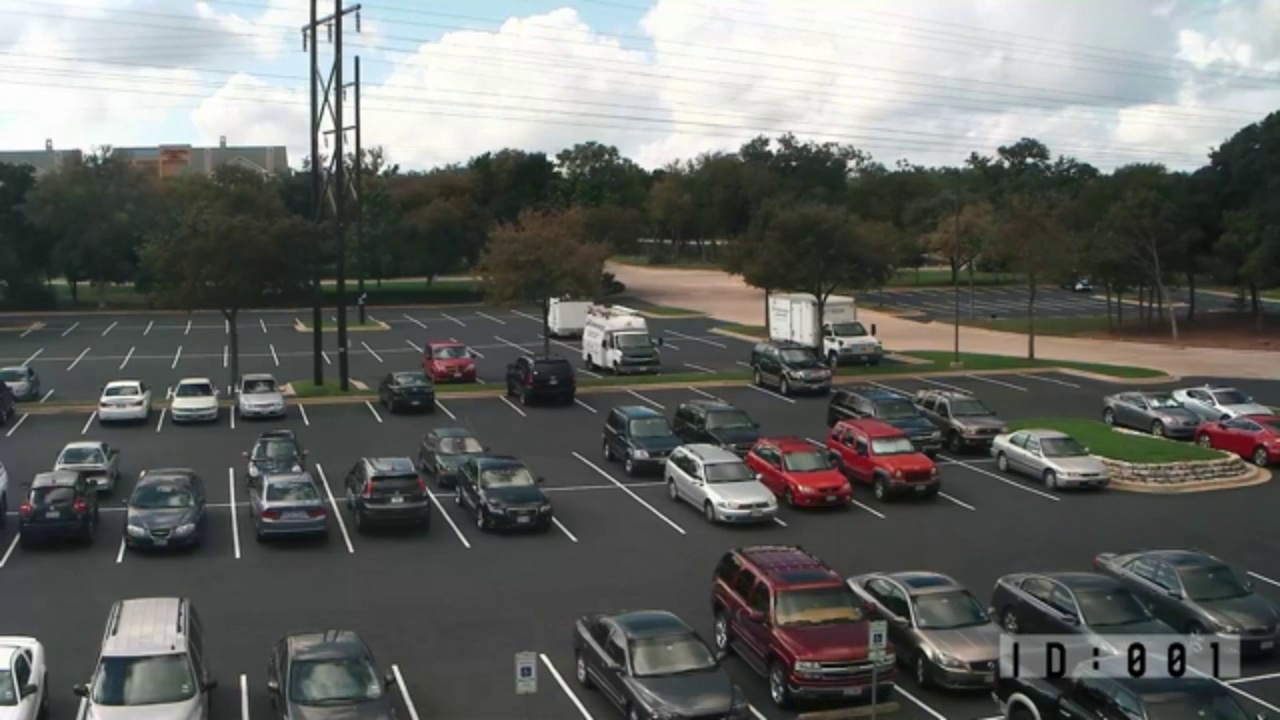
#> input picture backend/uploads/test_car_detection.jpg, 1280 x 720 px
$ python -i parking_detector.py   (imports and definitions only)
#> lines starting #> are read from the running program, lines starting #| are printed output that depends on the picture; after the words box and inside, x2 and y2 are one past the last pixel; in counts of white or black regions, pixels touching at a corner belong together
import cv2
import numpy as np
import json
import os
from typing import Dict, List, Tuple, Any, Optional

class ParkingDetector:
    """
    Main class for detecting parking space occupancy using computer vision
    """

    def __init__(self):
        self.spot_definitions = {}
        self.load_spot_definitions()

    def load_spot_definitions(self, lot_id: str = 'default'):
        """Load parking spot definitions from configuration"""
        config_file = f'config/spots_{lot_id}.json'
        if os.path.exists(config_file):
            with open(config_file, 'r') as f:
                self.spot_definitions[lot_id] = json.load(f)
        else:
            # Default spots for the sample image (we'll define these based on the parking lot image)
            self.spot_definitions[lot_id] = self._get_default_spots()

    def _get_default_spots(self) -> List[Dict]:
        """
        Accurate parking spots for the sample parking lot image (614x408 pixels)
        Based on actual visual analysis of the parking lot layout - 4 rows with ~17 spots each
        """
        spots = []

        # Analyzed the actual parking lot image:
        # - 4 distinct rows of parking spaces
        # - Approximately 17 spots per row = 67-68 total spots
        # - Spots are roughly 35 pixels wide, 75 pixels tall

        spot_width = 35   # Narrower spots to fit 17 per row
        spot_height = 75  # Height of each parking space
        spot_spacing = 1  # Minimal spacing between spots

        # Calculate actual spacing to fit 17 spots in 614px width
        available_width = 614 - 20  # Leave 10px margin on each side
        spots_per_row = 17
        actual_spot_width = available_width // spots_per_row

        # Row positions based on visual analysis of the image
        row_positions = [
            {'name': 'row1', 'y': 15},   # Top row
            {'name': 'row2', 'y': 100},  # Second row
            {'name': 'row3', 'y': 190},  # Third row
            {'name': 'row4', 'y': 280}   # Bottom row
        ]

        # Generate spots for each row
        for row_idx, row in enumerate(row_positions):
            for spot_idx in range(spots_per_row):
                x = 10 + spot_idx * actual_spot_width  # Start from 10px margin

                # Ensure we don't exceed image boundaries
                if x + actual_spot_width <= 614 and row['y'] + spot_height <= 408:
                    spots.append({
                        'id': f'{row["name"]}_spot_{spot_idx+1}',
                        'coordinates': [x, row['y'], actual_spot_width, spot_height],
                        'row': row['name']
                    })

        return spots

    def save_spot_definitions(self, lot_id: str, spots: List[Dict]):
        """Save parking spot definitions to configuration file"""
        os.makedirs('config', exist_ok=True)
        config_file = f'config/spots_{lot_id}.json'

        with open(config_file, 'w') as f:
            json.dump(spots, f, indent=2)

        self.spot_definitions[lot_id] = spots

    def detect_parking_spaces(self, image_path: str, lot_id: str = 'default') -> Dict[str, Any]:
        """
        Main method to detect parking space occupancy
        """
#> called with image_path = '../uploads/test_car_detection.jpg', lot_id = 'default'
        try:
            # Load the image
            image = cv2.imread(image_path)
#> image is the input picture: shape (720, 1280, 3); mean B, G, R 101.6, 104.7, 103.1
            if image is None:
                raise ValueError(f"Could not load image from {image_path}")

            # Get parking spot definitions
            spots = self.spot_definitions.get(lot_id, self._get_default_spots())

            # Analyze each parking spot
            results = self._analyze_spots(image, spots)

            # Calculate summary statistics
            total_spots = len(spots)
            occupied_spots = sum(1 for spot in results['spots'] if spot['occupied'])
            available_spots = total_spots - occupied_spots
            occupancy_rate = occupied_spots / total_spots if total_spots > 0 else 0

            return {
                'total_spots': total_spots,
                'occupied_spots': occupied_spots,
                'available_spots': available_spots,
                'occupancy_rate': round(occupancy_rate, 2),
                'spots': results['spots'],
                'detection_confidence': results['confidence'],
                'analysis_method': 'opencv_multi_feature_analysis'
            }

        except Exception as e:
            return {
                'error': str(e),
                'total_spots': 0,
                'occupied_spots': 0,
                'available_spots': 0,
                'occupancy_rate': 0,
                'spots': []
            }

    def _analyze_spots(self, image: np.ndarray, spots: List[Dict]) -> Dict[str, Any]:
        """
        Analyze individual parking spots for occupancy
        """
        # Convert to different color spaces for analysis
        gray = cv2.cvtColor(image, cv2.COLOR_BGR2GRAY)
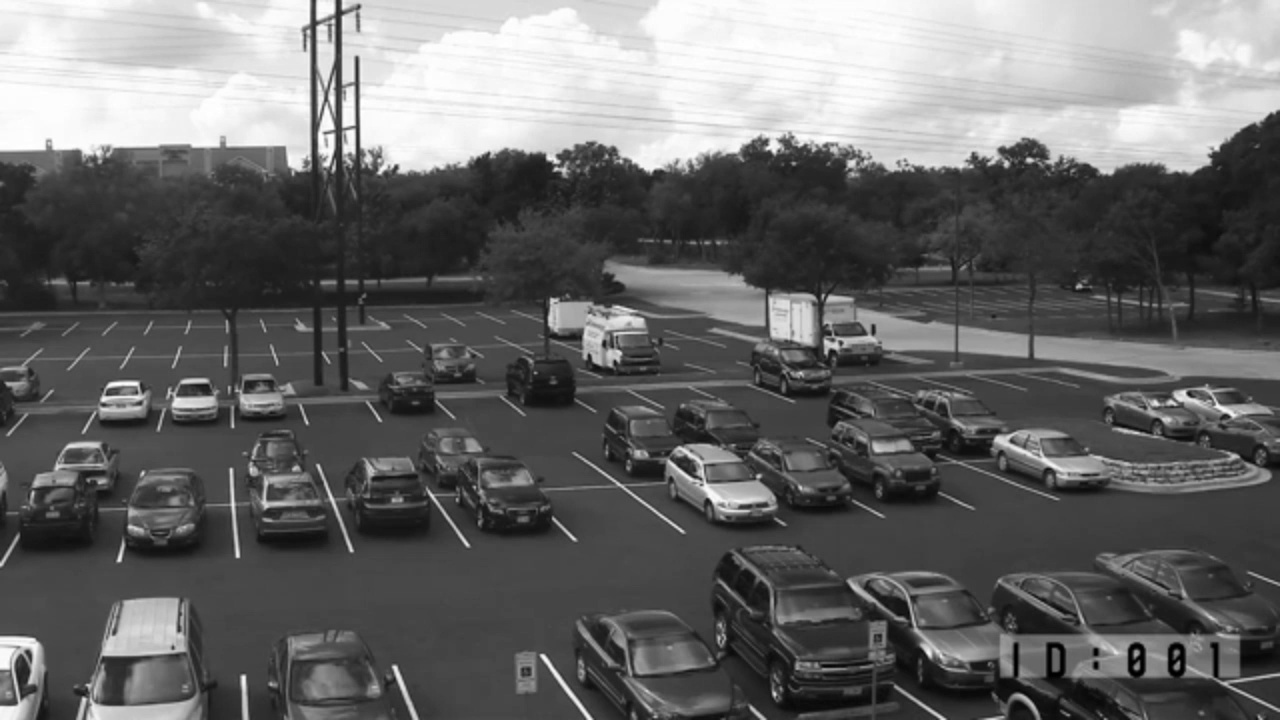
#> gray: shape (720, 1280); min 0, max 255, mean 103.8
        hsv = cv2.cvtColor(image, cv2.COLOR_BGR2HSV)
#> hsv: shape (720, 1280, 3); mean H, S, V 62.7, 31.4, 108.1

        analyzed_spots = []
        total_confidence = 0

        for spot in spots:
            spot_analysis = self._analyze_single_spot(image, gray, hsv, spot)
            analyzed_spots.append(spot_analysis)
            total_confidence += spot_analysis['confidence']
#> this loop made 68 passes
#> (edge_density in _analyze_single_spot, color_variance in _analyze_single_spot, avg_brightness in _analyze_single_spot, contour_count in _analyze_single_spot, texture_std in _analyze_single_spot, total_confidence) on passes 1, 2, 3, 4, 5, 6, 7, 8, 10, 12, 13, 14: (0, 35.06, 246, 0, 5.92, 0.85), (0, 53.14, 240.7, 0, 7.29, 1.7), (0, 121, 229.6, 0, 11, 2), (0, 244.2, 221.1, 0, 15.63, 2.8), (0, 398.4, 214.8, 0, 19.96, 3.6), (0, 296.7, 215.3, 0, 17.22, 4.4), (0, 170.4, 228.4, 0, 13.05, 4.7), (0, 68.25, 237.7, 0, 8.26, 5.55), (0.161, 4103.4, 172.3, 1, 64.06, 7.55), (0, 182.3, 231.4, 0, 13.5, 8.85), (0, 226.1, 239, 0, 15.04, 9.65), (0, 167.9, 242.1, 0, 12.96, 9.95)
#> (edge_density in _analyze_single_spot, color_variance in _analyze_single_spot, avg_brightness in _analyze_single_spot, contours in _analyze_single_spot, contour_count in _analyze_single_spot, texture_std in _analyze_single_spot, total_confidence) on passes 9, 11, 15, 18, 19, 20: (0.0843, 3654.4, 199.9, 5 contours, all with area under 20, 0, 60.45, 6.55), (0.0459, 1551.8, 214.5, 3 contours, all with area under 20, 0, 39.39, 8.55), (0.0216, 113.9, 243.6, 1 contour, all with area under 20, 0, 10.67, 10.6), (0.0337, 5562, 200.4, 4 contours, all with area under 20, 0, 74.58, 13.3), (0.0243, 5246.9, 196.8, 1 contour, all with area under 20, 0, 72.44, 14.3), (0.0702, 5355.4, 196.5, 5 contours, all with area under 20, 0, 73.18, 15.3)
#> pass 1, in _analyze_single_spot, `roi_gray = gray[y:y+h, x:x+w]`:
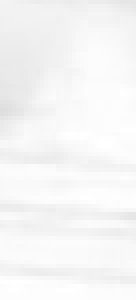
#> roi_gray: shape (75, 34) (shown 4 times larger); min 221, max 255, mean 246

        avg_confidence = total_confidence / len(spots) if spots else 0

        return {
            'spots': analyzed_spots,
            'confidence': round(avg_confidence, 2)
        }

    def _analyze_single_spot(self, image: np.ndarray, gray: np.ndarray,
                           hsv: np.ndarray, spot: Dict) -> Dict[str, Any]:
        """
        Analyze a single parking spot for occupancy
        """
        # Extract spot coordinates
        x, y, w, h = spot['coordinates']

        # Validate coordinates are within image bounds
        img_height, img_width = gray.shape
        x = max(0, min(x, img_width - 1))
        y = max(0, min(y, img_height - 1))
        w = min(w, img_width - x)
        h = min(h, img_height - y)

        # Ensure we have a valid region
        if w <= 0 or h <= 0:
            return {
                'id': spot['id'],
                'coordinates': spot['coordinates'],
                'occupied': False,
                'confidence': 0.0,
                'metrics': {
                    'edge_density': 0.0,
                    'color_variance': 0.0,
                    'avg_brightness': 0.0,
                    'contour_count': 0,
                    'combined_score': 0.0
                },
                'detection_factors': ['invalid_coordinates']
            }

        # Extract the region of interest (ROI)
        roi_gray = gray[y:y+h, x:x+w]
        roi_hsv = hsv[y:y+h, x:x+w]
        roi_bgr = image[y:y+h, x:x+w]

        # Check if ROI is empty
        if roi_gray.size == 0:
            return {
                'id': spot['id'],
                'coordinates': spot['coordinates'],
                'occupied': False,
                'confidence': 0.0,
                'metrics': {
                    'edge_density': 0.0,
                    'color_variance': 0.0,
                    'avg_brightness': 0.0,
                    'contour_count': 0,
                    'combined_score': 0.0
                },
                'detection_factors': ['empty_roi']
            }

        # Method 1: Edge detection (cars have more edges than empty asphalt)
        edges = cv2.Canny(roi_gray, 50, 150)
        edge_density = np.sum(edges > 0) / (w * h)

        # Method 2: Color variance (cars have more color variation)
        color_variance = np.var(roi_gray)

        # Method 3: Brightness analysis (shadows under cars)
        avg_brightness = np.mean(roi_gray)

        # Method 4: Contour detection
        contours, _ = cv2.findContours(edges, cv2.RETR_EXTERNAL, cv2.CHAIN_APPROX_SIMPLE)
        contour_count = len([c for c in contours if cv2.contourArea(c) > 50])  # Lower threshold

        # Method 5: Texture analysis using standard deviation
        texture_std = np.std(roi_gray)

        # Combine metrics to determine occupancy
        # More sensitive thresholds to catch subtle cars
        occupied = False
        confidence = 0.0

        # Scoring system - more sensitive to detect occupied spots
        score = 0
        factors = []

        # More sensitive edge detection
        if edge_density > 0.02:  # Lowered from 0.05
            score += 0.35
            factors.append('edge_detection')

        # More sensitive color variance
        if color_variance > 200:  # Lowered from 500
            score += 0.3
            factors.append('color_variation')

        # Brightness analysis - cars cast shadows or have different reflectance
        if avg_brightness < 120:  # Increased threshold for shadows
            score += 0.25
            factors.append('shadow_detected')
        elif avg_brightness > 140:  # Very bright spots might be car roofs
            score += 0.15
            factors.append('bright_surface')

        # Contour detection - any significant shapes suggest cars
        if contour_count > 1:  # Lowered from 2
            score += 0.3
            factors.append('shape_detected')

        # Texture analysis - cars have more texture than smooth asphalt
        if texture_std > 15:  # Cars have more texture variation
            score += 0.2
            factors.append('texture_variation')

        # Additional heuristic: If multiple weak signals, likely occupied
        weak_signals = 0
        if edge_density > 0.01:
            weak_signals += 1
        if color_variance > 100:
            weak_signals += 1
        if texture_std > 10:
            weak_signals += 1
        if weak_signals >= 2:
            score += 0.15
            factors.append('multiple_weak_signals')

        # Much more sensitive threshold - err on side of marking as occupied
        if score > 0.25:  # Lowered from 0.5
            occupied = True
            confidence = min(score, 1.0)
        else:
            occupied = False
            confidence = 1.0 - score

        return {
            'id': spot['id'],
            'coordinates': spot['coordinates'],
            'occupied': occupied,
            'confidence': round(confidence, 2),
            'metrics': {
                'edge_density': round(edge_density, 4),
                'color_variance': round(color_variance, 2),
                'avg_brightness': round(avg_brightness, 2),
                'contour_count': contour_count,
                'combined_score': round(score, 2)
            },
            'detection_factors': factors
        }

    def create_annotated_image(self, image_path: str, detection_results: Dict,
                             output_path: Optional[str] = None) -> str:
        """
        Create an annotated image showing detected parking spots
        """
        image = cv2.imread(image_path)

        for spot in detection_results['spots']:
            x, y, w, h = spot['coordinates']

            # Choose color based on occupancy
            color = (0, 0, 255) if spot['occupied'] else (0, 255, 0)  # Red for occupied, Green for free

            # Draw rectangle around parking spot
            cv2.rectangle(image, (x, y), (x + w, y + h), color, 2)

            # Add spot ID and status
            text = f"{spot['id']}: {'OCCUPIED' if spot['occupied'] else 'FREE'}"
            cv2.putText(image, text, (x, y - 10), cv2.FONT_HERSHEY_SIMPLEX, 0.5, color, 1)

        # Save annotated image
        if output_path is None:
            base_name = os.path.splitext(image_path)[0]
            output_path = f"{base_name}_annotated.jpg"

        cv2.imwrite(output_path, image)
        return output_path

>>> result = ParkingDetector().detect_parking_spaces('../uploads/test_car_detection.jpg')

$ run again, on backend/uploads/parking_analysis_frame_0.jpg
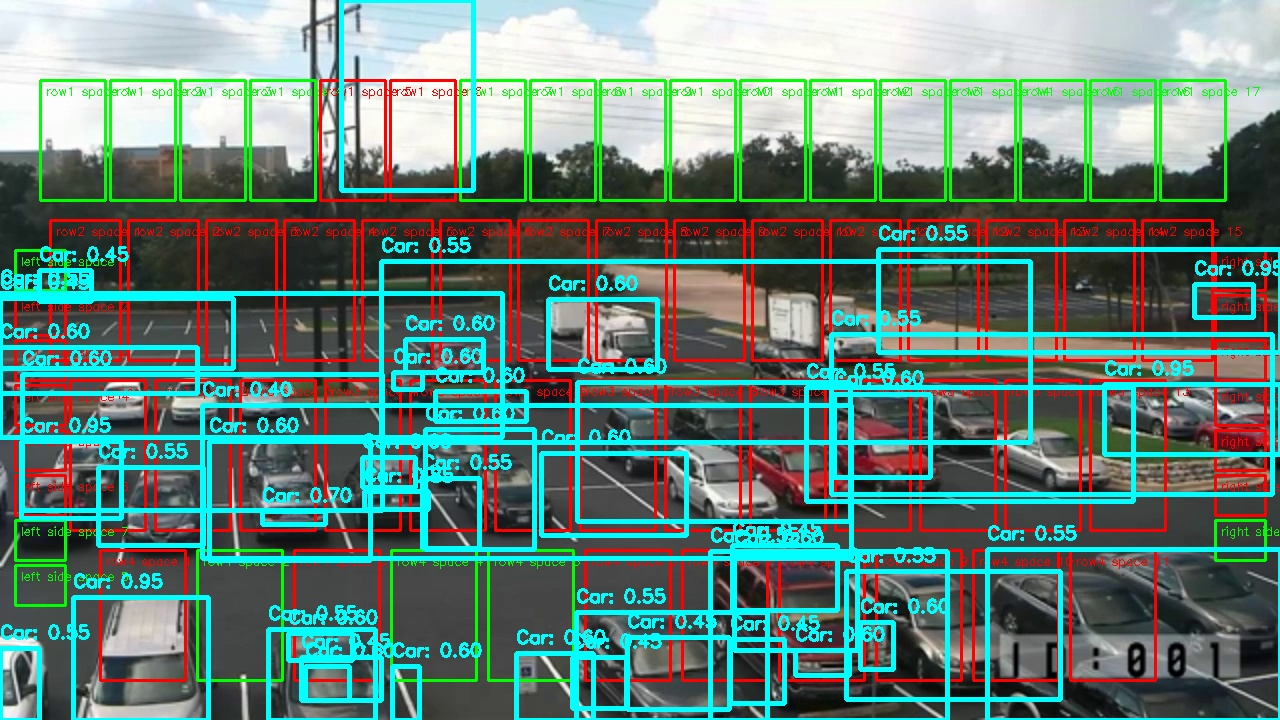
#> input picture backend/uploads/parking_analysis_frame_0.jpg, 1280 x 720 px
#> in detect_parking_spaces, image is the input picture: shape (720, 1280, 3); mean B, G, R 119.6, 128.5, 100.2
#> in _analyze_spots, `gray = cv2.cvtColor(image, cv2.COLOR_BGR2GRAY)`:
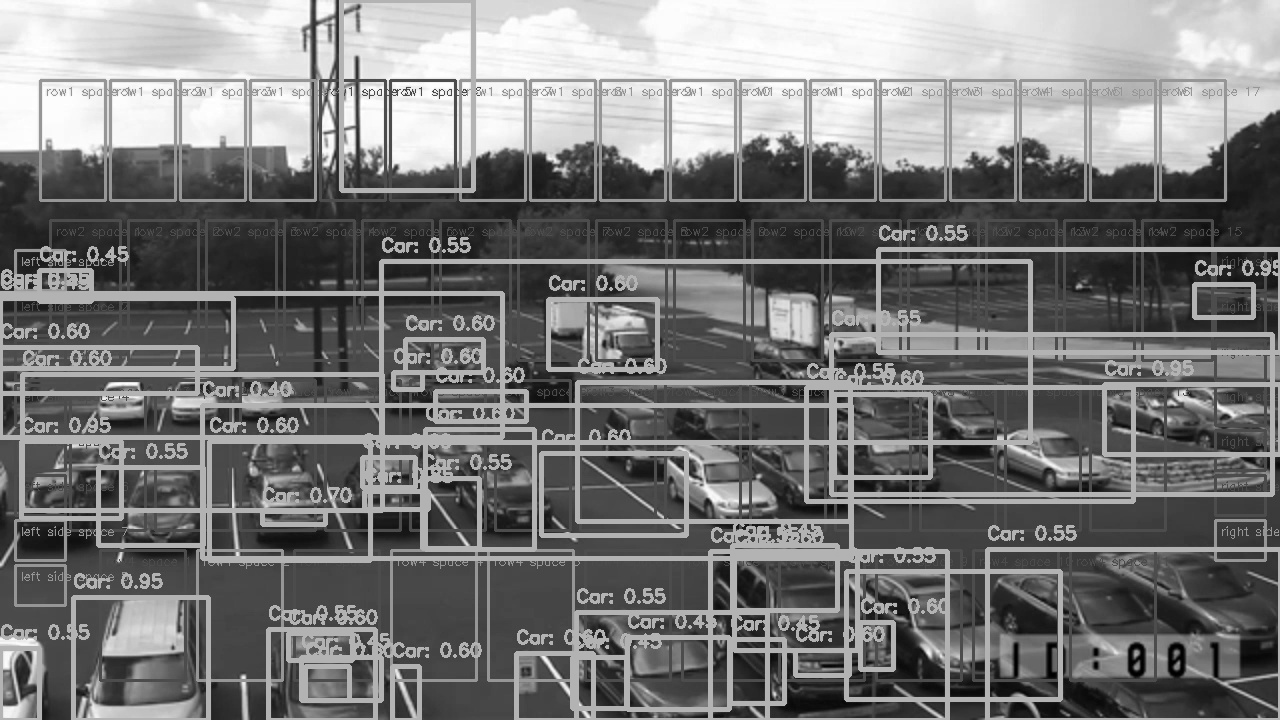
#> gray: shape (720, 1280); min 0, max 255, mean 119
#> hsv: shape (720, 1280, 3); mean H, S, V 65.6, 91.4, 143.7
#> the loop in _analyze_spots, `for spot in spots:` made 68 passes
#> (edge_density in _analyze_single_spot, color_variance in _analyze_single_spot, avg_brightness in _analyze_single_spot, contours in _analyze_single_spot, contour_count in _analyze_single_spot, texture_std in _analyze_single_spot, total_confidence) on passes 1 to 6: (0.0102, 171.3, 244.4, 2 contours, all with area under 20, 0, 13.09, 0.3), (0.0396, 402.5, 235.8, 7 contours, all with area under 20, 0, 20.06, 1.3), (0.0357, 430.3, 223.3, 7 contours, all with area under 20, 0, 20.74, 2.3), (0.042, 423.3, 216, 7 contours, all with area under 20, 0, 20.57, 3.3), (0.038, 524.7, 209.3, 7 contours, all with area under 20, 0, 22.91, 4.3), (0.0455, 445.6, 209.7, 4 contours, all with area under 20, 0, 21.11, 5.3)
#> pass 1, in _analyze_single_spot, `edges = cv2.Canny(roi_gray, 50, 150)`:
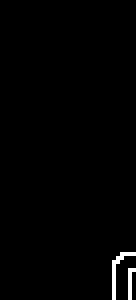
#> edges: shape (75, 34) (shown 4 times larger); 1% white in thin lines or dots, all inside (x1, y1, x2, y2) = (28, 63, 34, 75)
